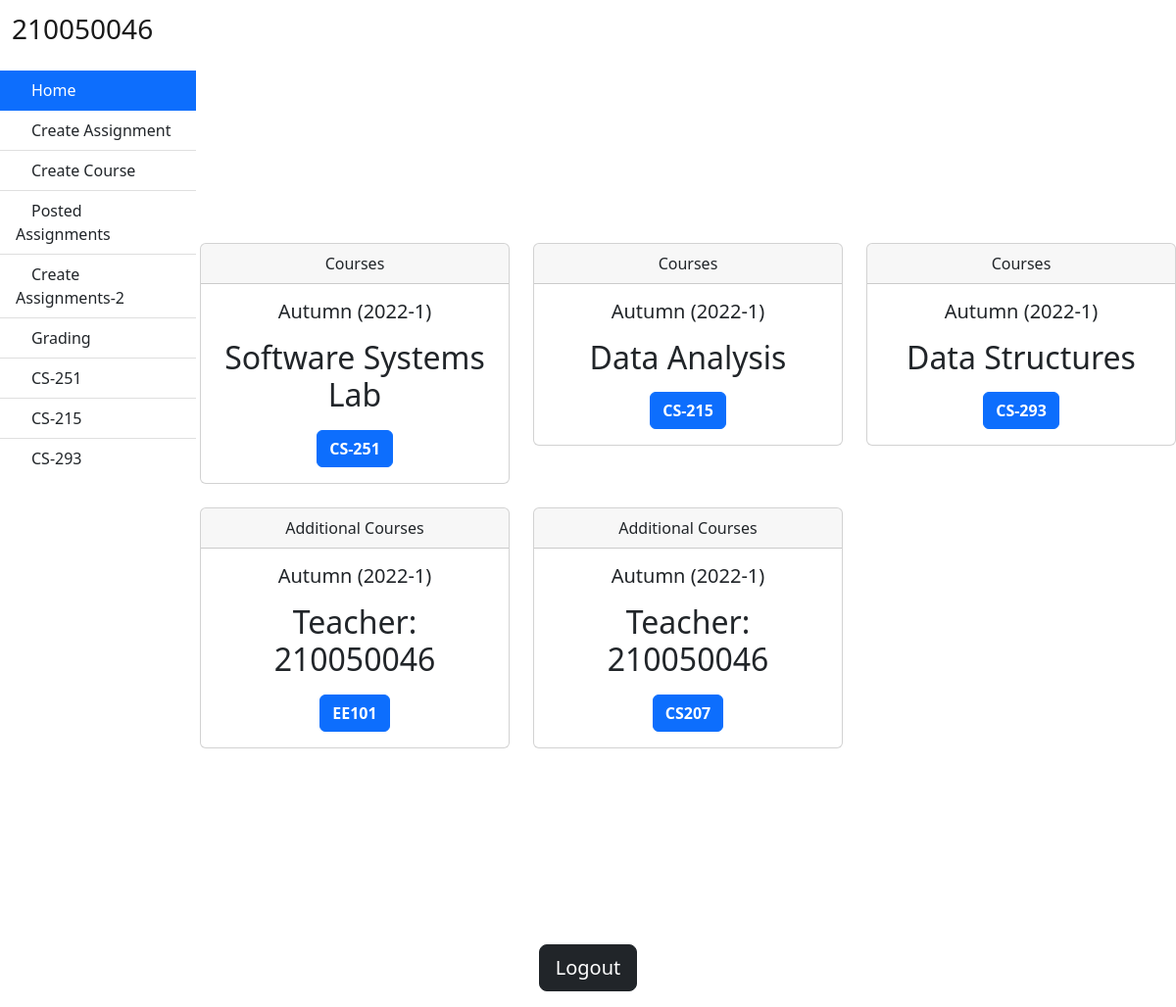
The page /accounts/home_t/ (signed in) on the database its author committed.
### accounts/models.py (models this page shows, shortened)
class CreateCourse(models.Model):
	username = models.CharField(max_length=500,default="")
	course = models.CharField(max_length = 5, unique=True, default = "")
	code = models.CharField(max_length = 6, unique=True, default="XXXXXX")

### accounts/views.py (the view)
# urls.py: re_path(r'home_t/$', views.home_t, name='home_t'),
def home_t(request):
	if not request.user.is_authenticated:
		return render(request, 'accounts/login.html')
	user_profile = UserProfile.objects.get(user = request.user)
	if user_profile.identity != 'teacher':
		logout(request)
		return render(request, 'accounts/login.html')
	else:
		courses = CreateCourse.objects.filter(username = user_profile.user.username)
		return render(request, 'accounts/home_t.html', {
			'courses': courses
		})

### templates/accounts/home_t.html (shortened to what this page needs)
<!doctype html>
<html lang="en">
  <head>
    <link href="https://cdn.jsdelivr.net/npm/bootstrap@5.2.2/dist/css/bootstrap.min.css" rel="stylesheet">
  </head>
  <body>
{% if user.is_authenticated %}
   <header>
    <nav id="sidebarMenu" class="collapse d-lg-block sidebar collapse bg-white">
      <div class="position-sticky  col-md-6 col-lg-2 d-none d-md-block">
        <div class="list-group list-group-flush mx-8 mt-4">
          <br> <br>
          <a href="./" class="list-group-item list-group-item-action py-2 ripple active">
            <span>Home</span>
          </a>
          <a href="./../upload_t/" class="list-group-item list-group-item-action py-2 ripple"><span>Create Assignment</span></a>
          <a href="./../course/" class="list-group-item list-group-item-action py-2 ripple"><span>Create Course</span></a>
          <a href="./../assignments/" class="list-group-item list-group-item-action py-2 ripple">
            <span>Posted Assignments</span>
          </a>
          <a href="./../new_upload_t/" class="list-group-item list-group-item-action py-2 ripple">
            <span>Create Assignments-2</span>
          </a>
          <a href="./../grade" class="list-group-item list-group-item-action py-2 ripple"><span>Grading</span></a>
          <a href="./../assigns251/" class="list-group-item list-group-item-action py-2 ripple"><span>CS-251</span></a>
          <a href="./../assigns215/" class="list-group-item list-group-item-action py-2 ripple"><span>CS-215</span></a>
          <a href="./../assigns293/" class="list-group-item list-group-item-action py-2 ripple"><span>CS-293</span></a>
        </div>
      </div>
    </nav>
    <nav id="main-navbar" class="navbar navbar-expand-lg navbar-light bg-white fixed-top">
      <div class="container-fluid">
        <a class="navbar-brand" href="#">
          <h3>{{ user.username }}</h3>
        </a>
      </div>
    </nav>
  </header>
  <main style="margin-top: -20%;margin-left: 17%;">
      <div class="row">
        <div class="col-4">
          <div class="card text-center">
            <div class="card-header">
              Courses
            </div>
            <div class="card-body">
              <h5 class="card-title">Autumn (2022-1)</h5>
              <p class="card-text"><h2>Software Systems Lab</h2></p>
              <a href="./../assigns251/" class="btn btn-primary"><b>CS-251</b></a>
            </div>
          </div>
        </div>
        <div class="col-4">
          <div class="card text-center">
            <div class="card-header">
              Courses
            </div>
            <div class="card-body">
              <h5 class="card-title">Autumn (2022-1)</h5>
              <p class="card-text"><h2>Data Analysis</h2></p>
              <a href="./../assigns215/" class="btn btn-primary"><b>CS-215</b></a>
            </div>
          </div>
        </div>
        <div class="col-4">
          <div class="card text-center">
            <div class="card-header">
              Courses
            </div>
            <div class="card-body">
              <h5 class="card-title">Autumn (2022-1)</h5>
              <p class="card-text"><h2>Data Structures</h2></p>
              <a href="./../assigns293/" class="btn btn-primary"><b>CS-293</b></a>
            </div>
          </div>
        </div>
      </div>
      <div class="row">
        {% for course in courses %}
        <div class="col-4">
          <div class="card text-center">
            <div class="card-header">
              Additional Courses
            </div>
            <div class="card-body">
              <h5 class="card-title">Autumn (2022-1)</h5>
              <p class="card-text"><h2>Teacher: {{ course.username }}</h2></p>
              <a href="./../submissions/" class="btn btn-primary"><b>{{ course.course }}</b></a>
            </div>
          </div>
        </div>
        {% endfor %}
      </div>
  </main>
<center>
  <p><a href="./../logout/">
    <button class="btn btn-dark btn-lg btn-block" type="button" style="margin-top: 200px;">Logout</button>
  </a>
  </p>
</center>
{% else %}
  <p>You are not logged in</p>
  <a href="{% url 'accounts:login' %}">Log In</a>
{% endif %}
</body>
</html>

### rows shown on the page
CreateCourse: username "210050046", course "EE101"
CreateCourse: username "210050046", course "CS207"

### other values the page prints
{{ user.username }} "210050046"
